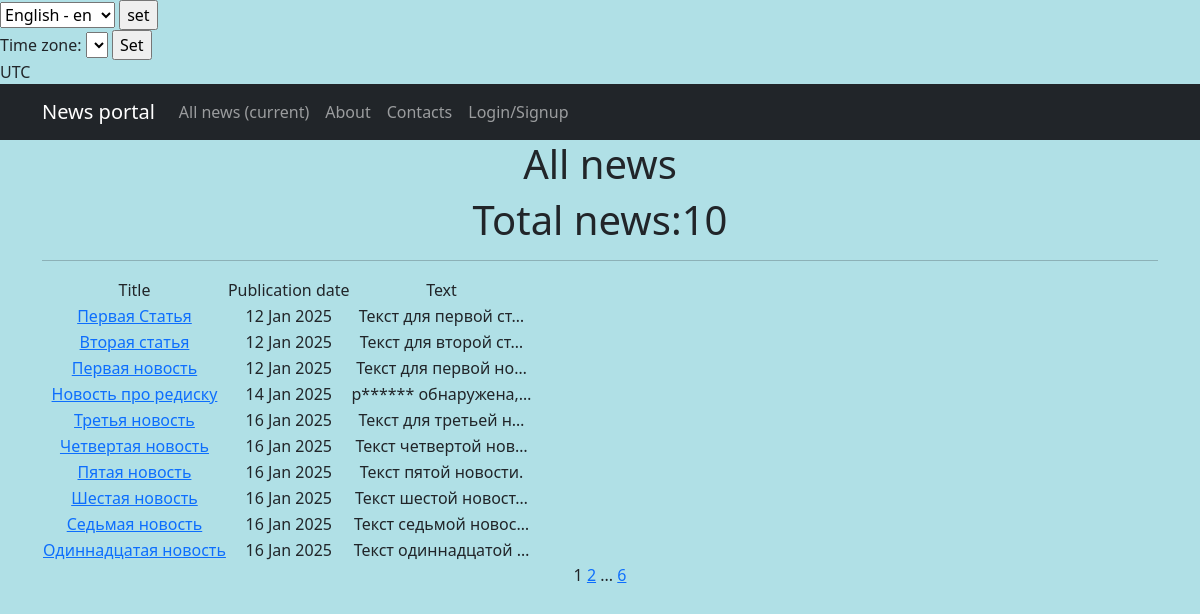
Before: / with the older database file.
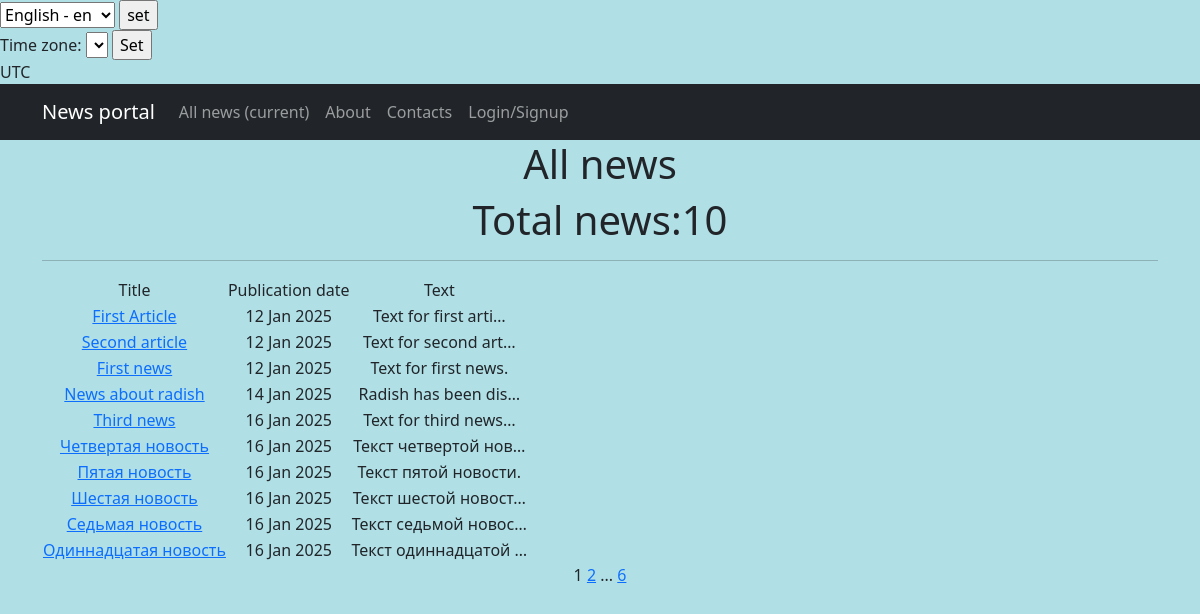
After: the same page with the newer database file.
### news_app/models.py (models this page shows, shortened)
class Post(models.Model):
    ARTICLE = 'AR'
    NEWS = 'NW'
    POST_TYPES = [
        (ARTICLE, 'Article'),
        (NEWS, 'News'),
    ]
    author = models.ForeignKey(Author, on_delete=models.CASCADE)
    type = models.CharField(max_length=2, choices=POST_TYPES, default=NEWS)
    created_at = models.DateTimeField(auto_now_add=True)
    categories = models.ManyToManyField(Category, through='PostCategory', verbose_name = pgettext_lazy('help text for Post model', 'This is the help text'),)
    title = models.CharField(max_length=128)
    text = models.TextField()
    rating = models.IntegerField(default=0)
    is_active = models.BooleanField(default=True)

### news_app/views.py (the view)
# urls.py: path('', cache_page(60)(PostsList.as_view()), name='post_list'),
class PostsList(ListView):
    model = Post
    ordering = 'created_at'
    template_name = 'news.html'
    context_object_name = 'posts'
    paginate_by = 10  # вот так мы можем указать количество записей на странице

### news_app/templatetags/censor_filters.py (called while the page is built)
@register.filter(name='censor')
def censor(value):
    if not isinstance(value, str):
        raise ValueError("Censor filter can only be applied to strings.")
    for word in BAD_WORDS:
        value = value.replace(word, f"{word[0]}{'*' * (len(word) - 1)}")
        value = value.replace(word.capitalize(), f"{word[0]}{'*' * (len(word) - 1)}")
    return value

### templates/news.html (shortened to what this page needs)
{% extends 'flatpages/default.html' %}
{% load censor_filters %}
{% load i18n %}
            {% get_available_languages as LANGUAGES %}
            {% get_language_info_list for LANGUAGES as languages %}
{% block content %}
    <h1>{% trans "All news" %}</h1>
    <h1>{% trans "Total news:" %}{{ posts|length }}</h1>
    <hr>
    {% if posts %}
        <table>
            <tr>
                <td>{% trans "Title" %}</td>
                <td>{% trans "Publication date"%}</td>
                <td>{% trans "Text" %}</td>
            </tr>
            {% for post in posts %}
            <tr>
                <td>
                    <a href="{% url 'post_detail' post.pk %}">{{ post.title|censor }}</a>
                </td>
                <td>{{ post.created_at|date:'d M Y'  }}</td>
                <td>{{ post.text|truncatechars:20|censor }}</td>
            </tr>
            {% endfor %}
        </table>
    {% else %}
        <h2>{% trans "There is no news!" %}</h2>
    {% endif %}
    {{ page_obj.number }}
    {% if page_obj.has_next %}
        <a href="?page={{ page_obj.next_page_number }}">{{ page_obj.next_page_number }}</a>
        {% if paginator.num_pages != page_obj.next_page_number %}
            ...
            <a href="?page={{ page_obj.paginator.num_pages }}">{{ page_obj.paginator.num_pages }}</a>
        {% endif %}
    {% endif %}
{% endblock content %}

### templates/flatpages/default.html (shortened to what this page needs)
<!DOCTYPE html>
{% load i18n %}
{% load tz %}
<html lang="en">
    <head>
        {% load static %}
        <link href="{% static 'css/styles.css' %}" rel="stylesheet" />
    </head>
    <body>
        <form action="{% url 'set_language' %}" method="POST"> {% csrf_token %}
            <select name="language" id="">
                {% get_available_languages as LANGUAGES %}
                {% get_language_info_list for LANGUAGES as languages %}
                {% for language in languages %}
                    <option value="{{ language.code }}" {% if language.code == LANGUAGE_CODE %} selected {% endif %} >
                        {{ language.name_local }} - {{ language.code }}
                    </option>
                {% endfor %}
            </select>
            <input type="submit" value="set">
        </form>
        {% get_current_timezone as TIME_ZONE %}
        <form action="" method="POST">
            <label for="timezone">Time zone:</label>
            <select name="timezone">
            </select>
            <input type="submit" value="Set">
        </form>
        {{ TIME_ZONE }}
<nav class="navbar navbar-expand-lg navbar-dark bg-dark static-top">
    <div class="container">
        <a class="navbar-brand" href="#">{% trans "News portal"%}</a>
        <div class="collapse navbar-collapse" id="navbarResponsive">
            <ul class="navbar-nav ml-auto">
                <li class="nav-item active">
                    <a class="nav-link" href="#">{% trans "All news" %}
                        <span class="sr-only">({% trans "current"%})</span>
                    </a>
                </li>
                <li class="nav-item">
                    <a class="nav-link" href="/about/">{% trans "About"%}</a>
                </li>
                <li class="nav-item">
                    <a class="nav-link" href="/contacts/">{% trans "Contacts"%}</a>
                </li>
                <li class="nav-item">
                    <a class="nav-link" href="{% url 'protect:home' %}">{% trans "Login/Signup"%}</a>
                </li>
            </ul>
        </div>
    </div>
</nav>
        <div class="container">
            <div class="row">
                <div class="col-lg-12 text-center">
                    {% block content %}
                    {% endblock content %}
                </div>
            </div>
        </div>
    </body>
</html>

Changed rows visible on the page:
changed Post: title|censor "Первая Статья" → "First Article"; text|censor "Текст для первой ст…" → "Text for first arti…"
changed Post: title|censor "Вторая статья" → "Second article"; text|censor "Текст для второй ст…" → "Text for second art…"
changed Post: title|censor "Первая новость" → "First news"; text|censor "Текст для первой но…" → "Text for first news."
changed Post: title|censor "Новость про редиску" → "News about radish"; text|censor "р****** обнаружена,…" → "Radish has been dis…"
changed Post: title|censor "Третья новость" → "Third news"; text|censor "Текст для третьей н…" → "Text for third news…"
